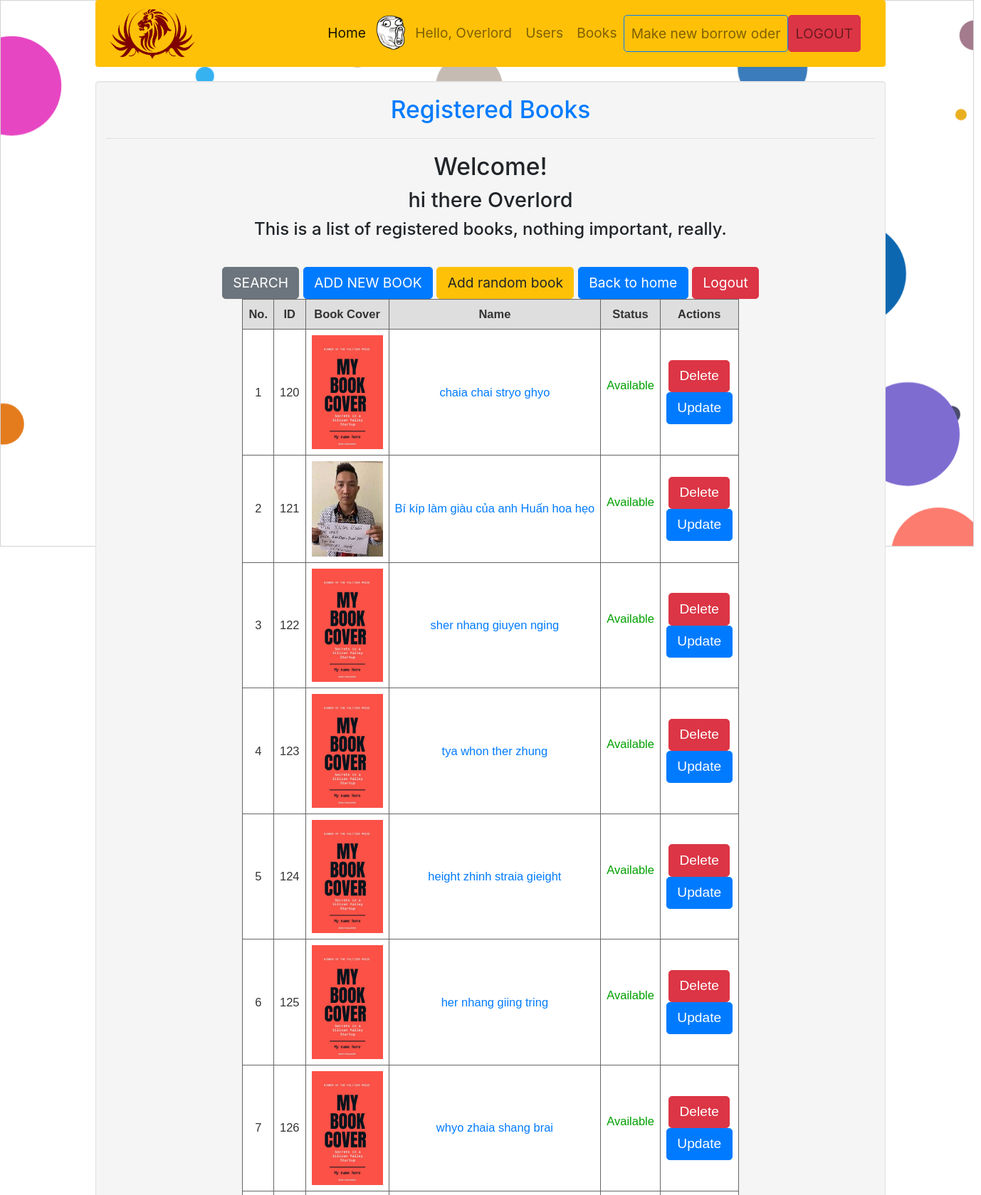
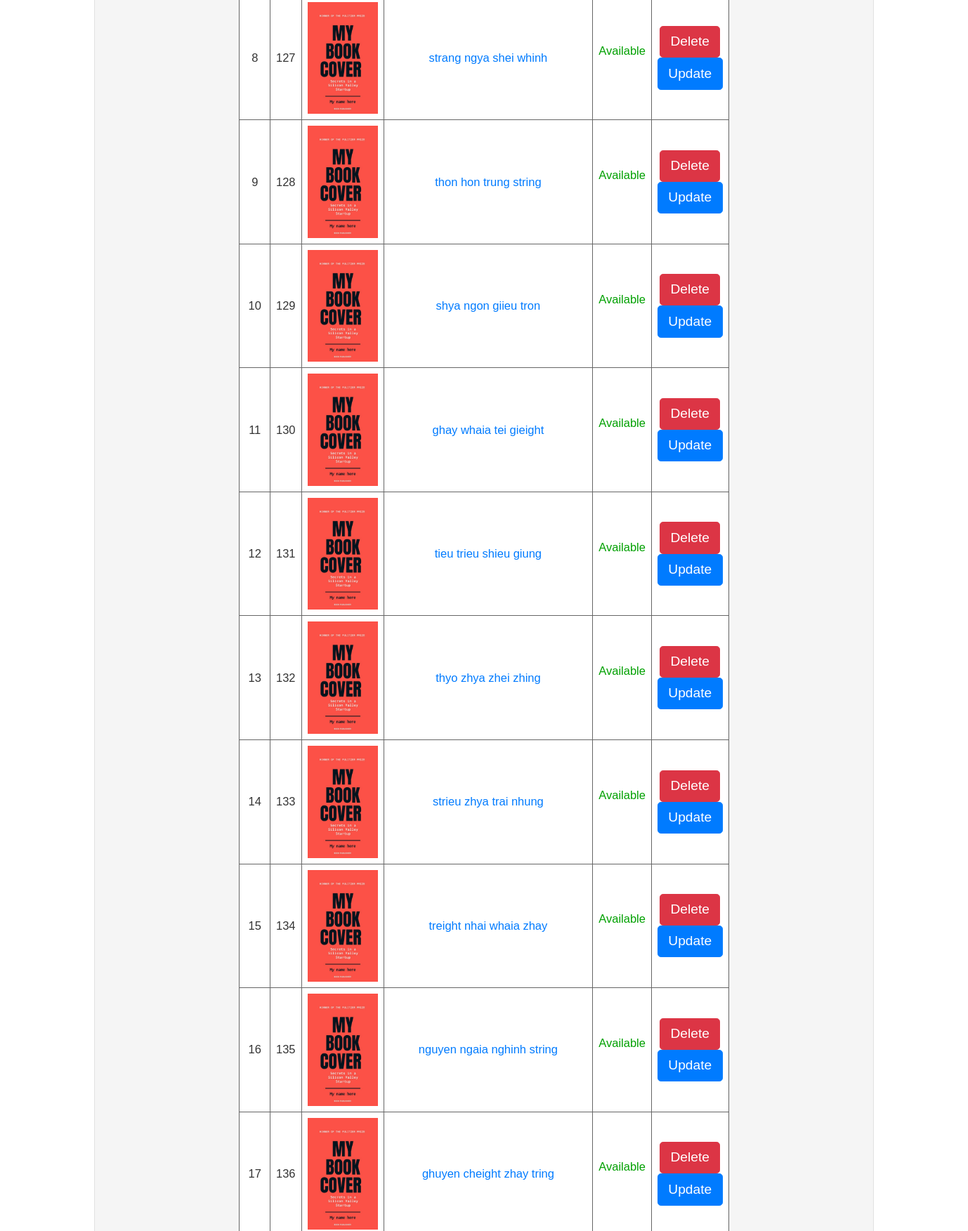
Screenshot of /view/book/display.php (signed in, upper part) with the database file from the repository (2 pictures, top to bottom).
### tables this page shows
CREATE TABLE `member` (
  `mem_id` int(11) NOT NULL,
  `role` int(11) NOT NULL,
  `status` int(11) NOT NULL DEFAULT 0,
  `firstname` varchar(50) NOT NULL,
  `lastname` varchar(50) NOT NULL,
  `username` varchar(30) NOT NULL,
  `password` varchar(12) NOT NULL,
  `avatar` varchar(255) NOT NULL DEFAULT 'default.png',
  `email` varchar(255) NOT NULL,
  `address` varchar(255) NOT NULL,
  `phone` varchar(255) NOT NULL,
  `ticket_history` varchar(255) DEFAULT NULL
);

CREATE TABLE `books` (
  `id` int(11) NOT NULL,
  `name` varchar(255) NOT NULL,
  `author` varchar(255) NOT NULL,
  `category` varchar(255) NOT NULL,
  `cover` varchar(255) NOT NULL DEFAULT 'default.jpg',
  `description` varchar(255) NOT NULL,
  `status` int(11) NOT NULL
);

### view/book/display.php (the view, shortened to what this page needs)
<!DOCTYPE html>
<?php
require '../../model/connection/conn.php';
$sql = "SELECT * FROM `books` ";
$query = $conn->prepare($sql);
$query->execute();
$results = $query->fetchAll(PDO::FETCH_ASSOC);
?>
<html lang="en">
<head>
    <link rel="stylesheet" type="text/css" href="../../css/bootstrap.css"/>
    <link href="../../css/style.css" rel="stylesheet">
    <link href="//maxcdn.bootstrapcdn.com/bootstrap/4.1.1/css/bootstrap.min.css" rel="stylesheet" id="bootstrap-css">
</head>
<body onscroll="resize_canvas()">
<?php include "../nav.php"; ?>
<div class="container" style="text-align: center">
    <div class="col-md-12 well" style="display: inline-block">
        <h3 class="text-primary">Registered Books</h3>
        <hr style="border-top:1px dotted #ccc;"/>
        <div>
            <h3>Welcome!</h3>
            <?php
            $id = $_SESSION['user']['mem_id'];
            $sql2 = $conn->prepare("SELECT * FROM `member` WHERE `mem_id`='$id'");
            $sql2->execute();
            $fetch = $sql2->fetch();
            ?>
            <div style="text-align: center;">
                <h4><?php echo 'hi there ' . $fetch['firstname'] . " " . $fetch['lastname'] ?></h4></div>
            <h5>This is a list of registered books, nothing important, really.</h5>
            <?php if ($_SESSION['user']['status'] == 0):{ ?>
            <br/>
            <div style="text-align: center;">
                <form method="post">
                    <a class="btn btn-secondary" href="searchResult.php">SEARCH</a>
                    <?php if ($_SESSION['user']['role'] == 1): ?>
                        <a class="btn btn-primary" href="addForm.php">ADD NEW BOOK</a>
                        <a class="btn btn-warning" href="../../model/book/addRandomBook.php">Add random
                            book</a><?php endif; ?>
                    <a class="btn btn-primary" href="../../view/home.php">Back to home</a>
                    <a class="btn btn-danger" href="../../model/user/logout.php">Logout</a>
                    <table class="gridtable" border="1px" style="margin: auto">
                        <tr>
                            <th>No.</th>
                            <th>ID</th>
                            <th>Book Cover</th>
                            <th>Name</th>
                            <th>Status</th>
                            <th>Actions</th>
                        </tr>
                        <?php foreach ($results as $key => $item): ?>
                            <tr>
                                <td><?php echo ++$key ?></td>
                                <td><?php echo $item['id'] ?></td>
                                <td><img src="../../model/book/covers/<?php echo $item['cover'] ?>" width="100px"></td>
                                <td><a href="profile.php?id=<?php echo $item['id'] ?>"> <?php echo $item['name'] ?></a>
                                </td>
                                <td><?php if ($item['status'] == 1) {
                                        echo '<p style="color: #00A000"> Available</p>';
                                    } else {
                                        echo '<p style="color: #9A0000">Unavailable</p>';
                                    } ?>
                                <td>
                                    <?php if ($_SESSION['user']['role'] == 1): ?>
                                        <a class="btn btn-danger"
                                           href="../../model/book/delete.php?id=<?php echo $item['id'] ?>">Delete</a>
                                        <br>
                                        <a class="btn btn-primary" href="updateForm.php?id=<?php echo $item['id'] ?>">Update</a>
                                    <?php endif; ?>
                                </td>
                            </tr>
                        <?php endforeach; ?>
                    </table>
                </form>
            </div>
        </div>
    </div>
</div>
    <?php } else : echo "You're blocked from reaching this information, please contact site admin for details.";
    endif; ?>
</body>
</html>

### css/style.css (style rules this page uses)
html { font-family: 'Spartan', serif; font-size: 1.2em; }
th,td { font-size: 1.5em; }

### view/book/display.php (style rules this page uses)
table.gridtable { font-family: verdana, arial, sans-serif; font-size: 11px; color: #333333; border-width: 1px; border-color: #666666; border-collapse: collapse; }
table.gridtable th { border-width: 1px; padding: 8px; border-style: solid; border-color: #666666; background-color: #dedede; }
table.gridtable td { border-width: 1px; padding: 8px; border-style: solid; border-color: #666666; background-color: #ffffff; }

### rows the page displays
member: firstname "Overlord"
books: id "120", cover (placeholder picture), name "chaia chai stryo ghyo", status "Available"
books: id "121", cover (picture), name "Bí kíp làm giàu của anh Huấn hoa hẹo", status "Available"
books: id "122", cover (placeholder picture), name "sher nhang giuyen nging", status "Available"
books: id "123", cover (placeholder picture), name "tya whon ther zhung", status "Available"
books: id "124", cover (placeholder picture), name "height zhinh straia gieight", status "Available"
books: id "125", cover (placeholder picture), name "her nhang giing tring", status "Available"
books: id "126", cover (placeholder picture), name "whyo zhaia shang brai", status "Available"
books: id "127", cover (placeholder picture), name "strang ngya shei whinh", status "Available"
books: id "128", cover (placeholder picture), name "thon hon trung string", status "Available"
books: id "129", cover (placeholder picture), name "shya ngon giieu tron", status "Available"
books: id "130", cover (placeholder picture), name "ghay whaia tei gieight", status "Available"
books: id "131", cover (placeholder picture), name "tieu trieu shieu giung", status "Available"
books: id "132", cover (placeholder picture), name "thyo zhya zhei zhing", status "Available"
books: id "133", cover (placeholder picture), name "strieu zhya trai nhung", status "Available"
books: id "134", cover (placeholder picture), name "treight nhai whaia zhay", status "Available"
books: id "135", cover (placeholder picture), name "nguyen ngaia nghinh string", status "Available"
books: id "136", cover (placeholder picture), name "ghuyen cheight zhay tring", status "Available"

### other values shown
$_SESSION['user']['firstname'] "Overlord"
